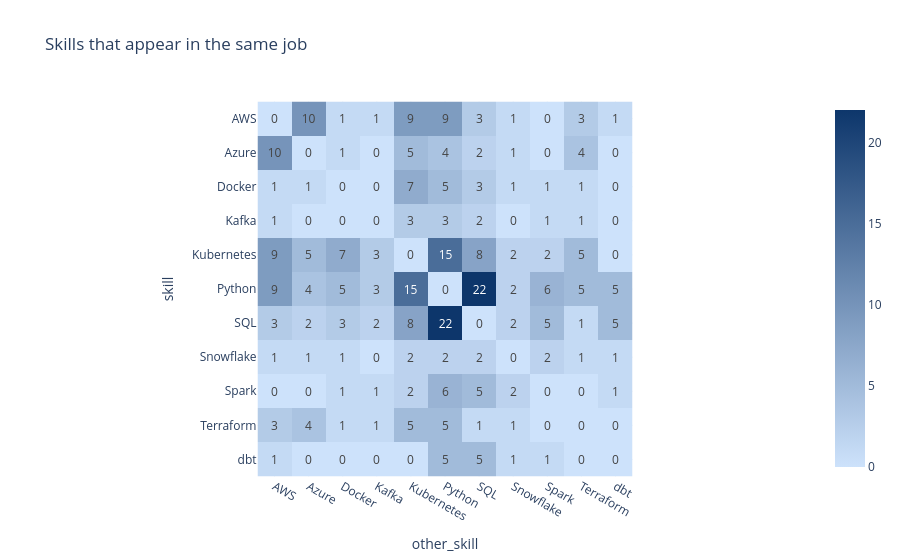

The code cell stored with this chart in its notebook:
### Code cell
pairs = pd.read_sql_query("""
    SELECT a.skill AS skill, b.skill AS other_skill, COUNT(*) AS jobs
    FROM job_skills a
    JOIN job_skills b ON a.job_id = b.job_id AND a.skill != b.skill
    GROUP BY a.skill, b.skill
""", con)
grid = pairs.pivot(index="skill", columns="other_skill", values="jobs").fillna(0)
px.imshow(grid, text_auto=True, color_continuous_scale=["#cde2fb", "#0d366b"],
          title="Skills that appear in the same job")

### Figure 1 — Plotly figure (JSON) as saved in the notebook; plotly's stock layout.template omitted (floating-point values rounded to 4 significant figures)
{"data": [{"coloraxis": "coloraxis", "hovertemplate": "other_skill: %{x}<br>skill: %{y}<br>color: %{z}<extra></extra>", "name": "0", "texttemplate": "%{z}", "type": "heatmap", "x": ["AWS", "Azure", "Docker", "Kafka", "Kubernetes", "Python", "SQL", "Snowflake", "Spark", "Terraform", "dbt"], "xaxis": "x", "y": ["AWS", "Azure", "Docker", "Kafka", "Kubernetes", "Python", "SQL", "Snowflake", "Spark", "Terraform", "dbt"], "yaxis": "y", "z": [[0.0, 10.0, 1.0, 1.0, 9.0, 9.0, 3.0, 1.0, 0.0, 3.0, 1.0], [10.0, 0.0, 1.0, 0.0, 5.0, 4.0, 2.0, 1.0, 0.0, 4.0, 0.0], [1.0, 1.0, 0.0, 0.0, 7.0, 5.0, 3.0, 1.0, 1.0, 1.0, 0.0], [1.0, 0.0, 0.0, 0.0, 3.0, 3.0, 2.0, 0.0, 1.0, 1.0, 0.0], [9.0, 5.0, 7.0, 3.0, 0.0, 15.0, 8.0, 2.0, 2.0, 5.0, 0.0], [9.0, 4.0, 5.0, 3.0, 15.0, 0.0, 22.0, 2.0, 6.0, 5.0, 5.0], [3.0, 2.0, 3.0, 2.0, 8.0, 22.0, 0.0, 2.0, 5.0, 1.0, 5.0], [1.0, 1.0, 1.0, 0.0, 2.0, 2.0, 2.0, 0.0, 2.0, 1.0, 1.0], [0.0, 0.0, 1.0, 1.0, 2.0, 6.0, 5.0, 2.0, 0.0, 0.0, 1.0], [3.0, 4.0, 1.0, 1.0, 5.0, 5.0, 1.0, 1.0, 0.0, 0.0, 0.0], [1.0, 0.0, 0.0, 0.0, 0.0, 5.0, 5.0, 1.0, 1.0, 0.0, 0.0]]}], "layout": {"coloraxis": {"autocolorscale": false, "colorscale": [[0, "#cde2fb"], [1, "#0d366b"]]}, "title": {"text": "Skills that appear in the same job"}, "xaxis": {"anchor": "y", "constrain": "domain", "domain": [0, 1], "scaleanchor": "y", "title": {"text": "other_skill"}}, "yaxis": {"anchor": "x", "autorange": "reversed", "constrain": "domain", "domain": [0, 1], "title": {"text": "skill"}}}}
